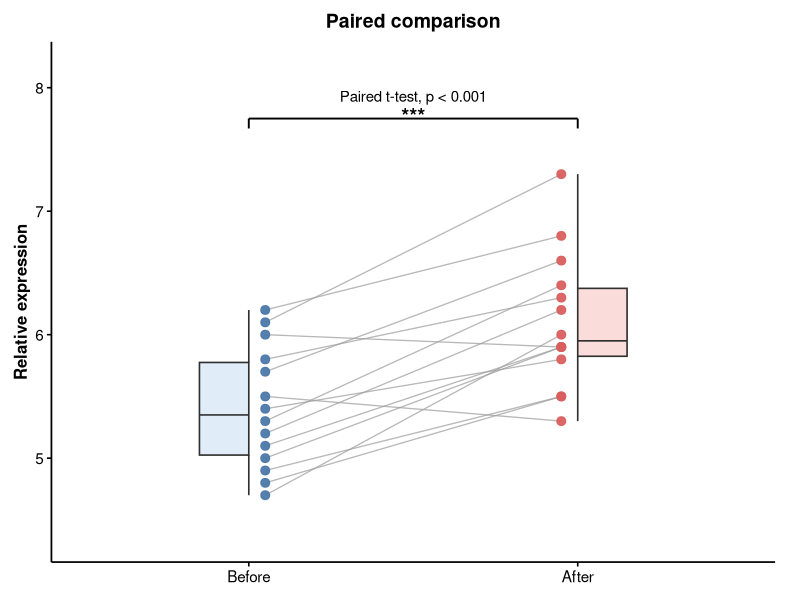
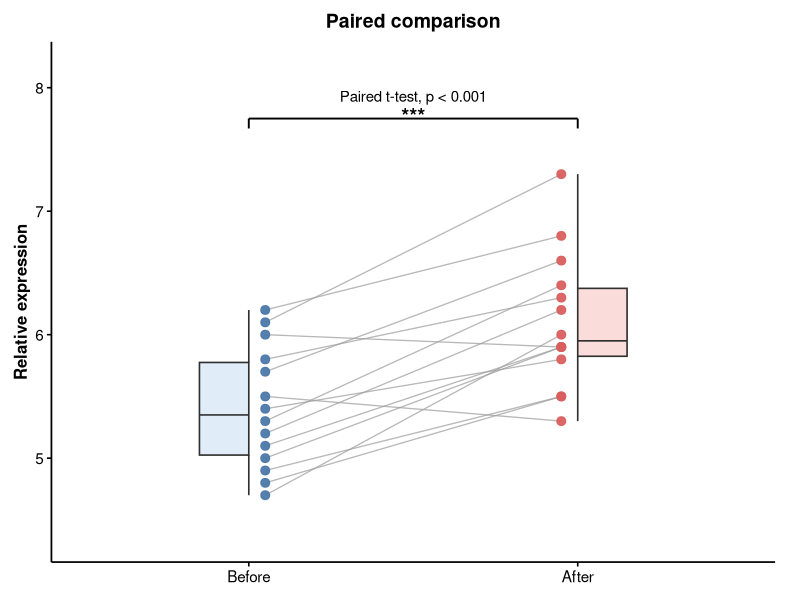
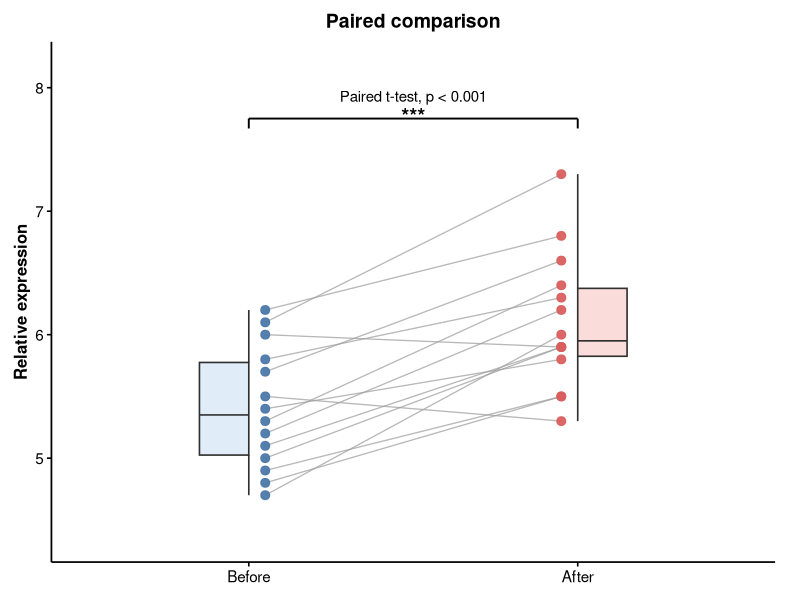

The R source for these figures, in order:
library(ggplot2)
library(dplyr)
library(tidyr)

set.seed(20260418)

# ============================================================
# 通用函数：半箱线图 + 散点 + 配对连线 + 显著性
# 规则：
# - Before 的箱体只显示左半边
# - After 的箱体只显示右半边
# - Before 的散点固定在箱体右侧，不抖动
# - After 的散点固定在箱体左侧，不抖动
# - 保留配对连线
# - 同时显示星号和 p 值
# ============================================================

plot_half_box_paired <- function(data,
                                 id_col = "id",
                                 group_col = "group",
                                 value_col = "value",
                                 group_levels = c("Before", "After"),
                                 title = "Paired comparison",
                                 y_label = "Relative expression",
                                 output_prefix = NULL,
                                 point_offsets = c(Before = 0.18, After = -0.18),
                                 box_half_width = 0.28,
                                 base_size = 13) {
  
  df <- data %>%
    transmute(
      id = .data[[id_col]],
      group = factor(.data[[group_col]], levels = group_levels),
      value = .data[[value_col]]
    )
  
  if (nlevels(df$group) != 2) {
    stop("This function currently supports exactly 2 groups.")
  }
  
  g1 <- group_levels[1]
  g2 <- group_levels[2]
  
  test_df <- df %>%
    select(id, group, value) %>%
    pivot_wider(names_from = group, values_from = value)
  
  paired_test <- t.test(test_df[[g1]], test_df[[g2]], paired = TRUE)
  print(paired_test)
  
  summary_df <- df %>%
    group_by(group) %>%
    summarise(
      mean = mean(value),
      sd = sd(value),
      n = n(),
      .groups = "drop"
    )
  print(summary_df)
  
  p_value <- paired_test$p.value
  p_label <- if (p_value < 0.001) {
    "Paired t-test, p < 0.001"
  } else {
    paste0("Paired t-test, p = ", format.pval(p_value, digits = 3, eps = 0.001))
  }
  
  sig_label <- dplyr::case_when(
    p_value < 0.001 ~ "***",
    p_value < 0.01 ~ "**",
    p_value < 0.05 ~ "*",
    TRUE ~ "ns"
  )
  
  box_stats <- df %>%
    group_by(group) %>%
    summarise(
      lower = quantile(value, 0.25),
      middle = median(value),
      upper = quantile(value, 0.75),
      ymin = min(value),
      ymax = max(value),
      .groups = "drop"
    ) %>%
    mutate(
      x = ifelse(group == g1, 1, 2),
      x_left = x - box_half_width,
      x_right = x + box_half_width
    )
  
  point_df <- df %>%
    mutate(
      x_num = ifelse(group == g1, 1, 2),
      point_x = ifelse(group == g1, 1 + point_offsets[[g1]], 2 + point_offsets[[g2]])
    )
  
  max_y <- max(df$value)
  min_y <- min(df$value)
  star_y <- max_y + 0.45
  ptext_y <- star_y + 0.18
  plot_top <- ptext_y + 0.25
  
  fill_colors <- c(Before = "#DCEAF7", After = "#F9D9D6")
  point_colors <- c(Before = "#4C78A8", After = "#D95F5F")
  
  p <- ggplot() +
    geom_rect(
      data = box_stats %>% filter(group == g1),
      aes(xmin = x_left, xmax = x, ymin = lower, ymax = upper),
      fill = fill_colors[g1],
      color = "#2F2F2F",
      linewidth = 0.55,
      alpha = 0.9
    ) +
    geom_rect(
      data = box_stats %>% filter(group == g2),
      aes(xmin = x, xmax = x_right, ymin = lower, ymax = upper),
      fill = fill_colors[g2],
      color = "#2F2F2F",
      linewidth = 0.55,
      alpha = 0.9
    ) +
    geom_segment(
      data = box_stats %>% filter(group == "Before"),
      aes(x = x - box_half_width, xend = x, y = middle, yend = middle),
      color = "#2F2F2F",
      linewidth = 0.55
    ) +
    geom_segment(
      data = box_stats %>% filter(group == "After"),
      aes(x = x, xend = x + box_half_width, y = middle, yend = middle),
      color = "#2F2F2F",
      linewidth = 0.55
    ) +
    # 修复：上下须线全部用 yend
    geom_segment(
      data = box_stats %>% filter(group == "Before"),
      aes(x = x, xend = x, y = upper, yend = ymax),
      color = "#2F2F2F",
      linewidth = 0.55
    ) +
    geom_segment(
      data = box_stats %>% filter(group == "After"),
      aes(x = x, xend = x, y = upper, yend = ymax),
      color = "#2F2F2F",
      linewidth = 0.55
    ) +
    geom_segment(
      data = box_stats %>% filter(group == "Before"),
      aes(x = x, xend = x, y = lower, yend = ymin),
      color = "#2F2F2F",
      linewidth = 0.55
    ) +
    geom_segment(
      data = box_stats %>% filter(group == "After"),
      aes(x = x, xend = x, y = lower, yend = ymin),
      color = "#2F2F2F",
      linewidth = 0.55
    ) +
    geom_line(
      data = point_df,
      aes(x = point_x, y = value, group = id),
      color = "#A0A0A0",
      alpha = 0.75,
      linewidth = 0.45
    ) +
    geom_point(
      data = point_df,
      aes(x = point_x, y = value, color = group),
      size = 2.7,
      alpha = 0.95
    ) +
    annotate("segment", x = 1, xend = 2, y = star_y, yend = star_y,
             linewidth = 0.65, color = "black") +
    annotate("segment", x = 1, xend = 1, y = star_y - 0.08, yend = star_y,
             linewidth = 0.65, color = "black") +
    annotate("segment", x = 2, xend = 2, y = star_y - 0.08, yend = star_y,
             linewidth = 0.65, color = "black") +
    annotate("text", x = 1.5, y = star_y + 0.02, label = sig_label,
             size = 5.3, fontface = "bold", family = "sans") +
    annotate("text", x = 1.5, y = ptext_y, label = p_label,
             size = 3.8, fontface = "plain", family = "sans") +
    scale_x_continuous(breaks = c(1, 2), labels = c(g1, g2), limits = c(0.5, 2.5)) +
    scale_color_manual(values = point_colors[group_levels]) +
    labs(
      x = NULL,
      y = y_label,
      title = title
    ) +
    coord_cartesian(ylim = c(min_y - 0.35, plot_top), clip = "off") +
    theme_classic(base_size = base_size) +
    theme(
      plot.title = element_text(hjust = 0.5, face = "bold", size = 14),
      axis.title.y = element_text(face = "bold", size = 12, color = "black"),
      axis.text = element_text(size = 11, color = "black"),
      axis.line = element_line(linewidth = 0.6, color = "black"),
      axis.ticks = element_line(linewidth = 0.55, color = "black"),
      legend.position = "none",
      plot.margin = margin(10, 18, 10, 10)
    )
  
  if (!is.null(output_prefix)) {
    write.csv(df, paste0(output_prefix, "_data.csv"), row.names = FALSE)
    ggsave(paste0(output_prefix, ".png"), p, width = 3, height = 4.2, dpi = 600, bg = "white")
    ggsave(paste0(output_prefix, ".pdf"), p, width = 3, height = 4.2, bg = "white")
  }
  
  return(p)
}

# ============================================================
# 示例数据
# ============================================================
n <- 14
id <- paste0("S", sprintf("%02d", 1:n))
before <- c(5.2, 4.8, 5.5, 6.1, 5.7, 4.9, 5.3, 6.0, 5.1, 5.8, 4.7, 5.4, 6.2, 5.0)
delta  <- c(1.0, 0.7, -0.2, 1.2, 0.9, 0.6, 1.1, -0.1, 0.8, 0.5, 1.3, 0.4, 0.6, 0.9)
after  <- before + delta

wide_df <- data.frame(id = id, Before = before, After = after)
long_df <- wide_df %>%
  pivot_longer(cols = c(Before, After), names_to = "group", values_to = "value") %>%
  mutate(group = factor(group, levels = c("Before", "After")))

# 直接调用通用函数
p <- plot_half_box_paired(
  data = long_df,
  id_col = "id",
  group_col = "group",
  value_col = "value",
  group_levels = c("Before", "After"),
  title = "Paired comparison",
  y_label = "Relative expression",
  output_prefix = "Figure2-1",
  point_offsets = c(Before = 0.05, After = -0.05),
  box_half_width = 0.15,
  base_size = 13
)

print(p)
